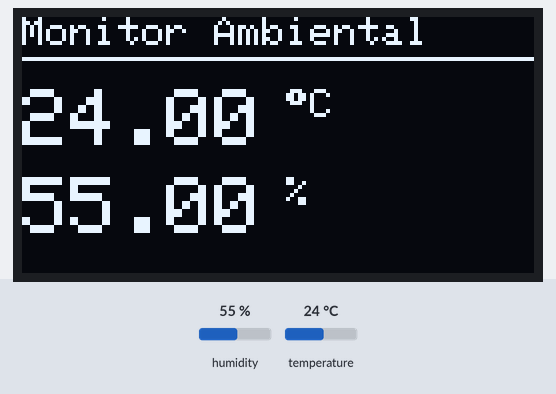
Simulated run of this program. Board: ESP32-S3. Parts: 128×64 one-colour display. Inputs (shaded band) come from the test bench; at power-on: humidity 55 %, temperature 24 °C. What the program prints to the serial monitor is not drawn.

Above: at 5.6 s.
5.7 s: humidity set to 22 %
At 11.5 s:
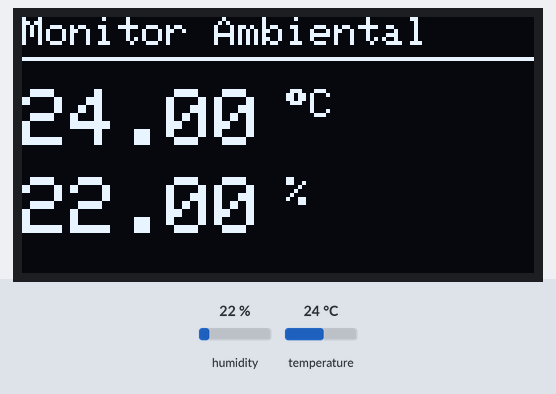
12.4 s: temperature set to 12 °C
At 16.5 s:
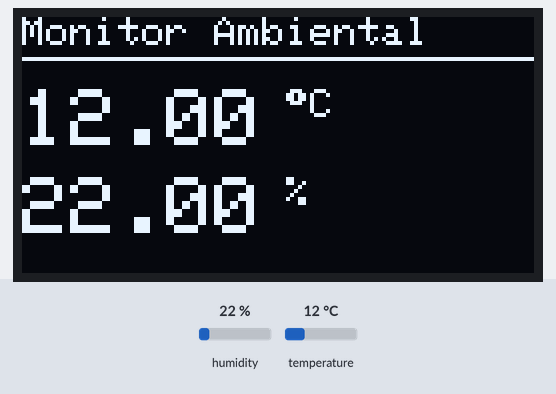
19.1 s: humidity set to 40 %
At 21.5 s:
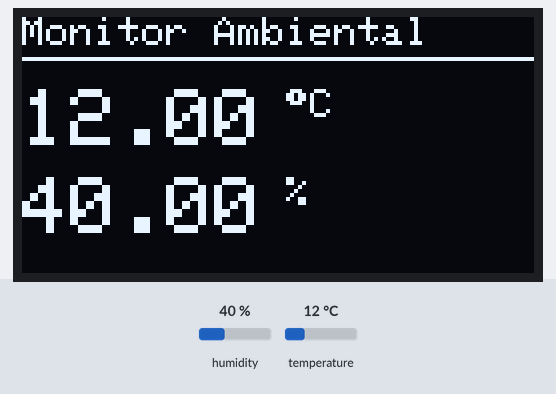
25.8 s: temperature set to 19 °C
At 31.5 s:
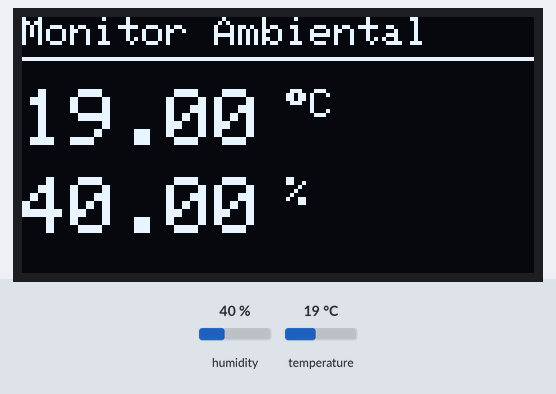
Timing chart, 0 to 33.0 s (numbered marks = the images above; inputs shaded):
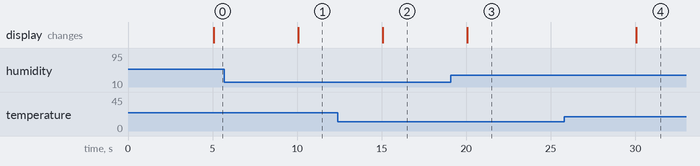

The program:

main.cpp
```cpp
#include <Wire.h>
#include "config.h"
#include "display.h"
#include "sensorManager.h"

// Instancias globales
Adafruit_SSD1306 oledDisplay(SCREEN_WIDTH, SCREEN_HEIGHT, &Wire, OLED_RESET);
Adafruit_SHT31 sht31Sensor = Adafruit_SHT31();

// Objetos de gestión
Display display(&oledDisplay);
SensorManager sensorMgr(&sht31Sensor);

// Variables de control
unsigned long lastUpdate = 0;

void setup() {
  // Inicializar comunicación serial
  Serial.begin(SERIAL_BAUD);
  while (!Serial && millis() < 3000);

  Serial.println(F("\n=== Monitor SHT31 con OLED ==="));

  // Inicializar I2C
  Wire.begin(SDA_PIN, SCL_PIN);
  Wire.setClock(I2C_CLOCK);

  // Inicializar pantalla
  if (!display.init()) {
    Serial.println(F("ERROR: No se encontró la pantalla OLED"));
    while (1) delay(100);
  }
  Serial.println(F("Pantalla OLED inicializada"));

  // Inicializar sensor
  if (!sensorMgr.init()) {
    Serial.println(F("ERROR: No se encontró el sensor SHT31"));
    display.showError("Sensor Error");
    while (1) delay(100);
  }
  Serial.println(F("Sensor SHT31 inicializado"));

  // Mostrar pantalla de bienvenida
  display.showWelcome();
  delay(2000);
}

void loop() {
  unsigned long currentMillis = millis();

  // Actualizar según intervalo definido
  if (currentMillis - lastUpdate >= UPDATE_INTERVAL) {
    lastUpdate = currentMillis;

    // Leer datos del sensor
    SensorData data = sensorMgr.readData();

    // Validar y mostrar datos
    if (data.valid) {
      display.showData(data.temperature, data.humidity, millis() / 1000);
      sensorMgr.printData(data);
    } else {
      Serial.println(F("ERROR: Lectura inválida del sensor"));
      display.showError("Lectura Error");
    }
  }
}
```

display.cpp
```cpp
#include "display.h"

Display::Display(Adafruit_SSD1306* displayObj) {
  oled = displayObj;
}

bool Display::init() {
  if (!oled->begin(SSD1306_SWITCHCAPVCC, OLED_ADDR)) {
    return false;
  }
  oled->clearDisplay();
  oled->setTextSize(1);
  oled->setTextColor(SSD1306_WHITE);
  return true;
}

void Display::showWelcome() {
  oled->clearDisplay();
  oled->setTextSize(2);
  oled->setCursor(20, 20);
  oled->println(F("ESP32-S3"));
  oled->setTextSize(1);
  oled->setCursor(15, 45);
  oled->println(F("Iniciando..."));
  oled->display();
}

void Display::showData(float temp, float hum, unsigned long uptime) {
  oled->clearDisplay();

  // Título
  oled->setTextSize(1);
  oled->setCursor(0, 0);
  oled->println(F("Monitor Ambiental"));
  oled->drawLine(0, 10, SCREEN_WIDTH, 10, SSD1306_WHITE);

  // Temperatura
  oled->setTextSize(2);
  oled->setCursor(0, 18);
  oled->print(temp, 2);
  oled->setTextSize(1);
  oled->print(" ");
  oled->print((char)247);
  oled->println("C");

  // Humedad
  oled->setTextSize(2);
  oled->setCursor(0, 40);
  oled->print(hum, 2);
  oled->setTextSize(1);
  oled->println(" %");

  oled->display();
}

void Display::showError(const char* errorMsg) {
  oled->clearDisplay();
  oled->setTextSize(1);
  oled->setCursor(0, 28);
  oled->println(errorMsg);
  oled->display();
}

void Display::clear() {
  oled->clearDisplay();
  oled->display();
}
```

display.h
```cpp
#ifndef DISPLAY_H
#define DISPLAY_H

#include <Adafruit_GFX.h>
#include <Adafruit_SSD1306.h>
#include "config.h"

class Display {
private:
  Adafruit_SSD1306* oled;

public:
  Display(Adafruit_SSD1306* displayObj);
  bool init();
  void showWelcome();
  void showData(float temp, float hum, unsigned long uptime);
  void showError(const char* errorMsg);
  void clear();
};

#endif
```

sensorManager.cpp
```cpp
#include "sensorManager.h"

SensorManager::SensorManager(Adafruit_SHT31* sensorObj) {
  sensor = sensorObj;
}

bool SensorManager::init() {
  return sensor->begin(SHT31_ADDR);
}

SensorData SensorManager::readData() {
  SensorData data;
  data.temperature = sensor->readTemperature();
  data.humidity = sensor->readHumidity();
  data.valid = !isnan(data.temperature) && !isnan(data.humidity);
  return data;
}

void SensorManager::printData(const SensorData& data) {
  if (!data.valid) {
    Serial.println(F("ERROR: Lectura inválida"));
    return;
  }

  Serial.print(F("Temperatura: "));
  Serial.print(data.temperature, 2);
  Serial.print(F(" °C | Humedad: "));
  Serial.print(data.humidity, 2);
  Serial.println(F(" %"));
}
```

sensorManager.h
```cpp
#ifndef SENSOR_MANAGER_H
#define SENSOR_MANAGER_H

#include <Adafruit_SHT31.h>
#include "config.h"

struct SensorData {
  float temperature;
  float humidity;
  bool valid;
};

class SensorManager {
private:
  Adafruit_SHT31* sensor;

public:
  SensorManager(Adafruit_SHT31* sensorObj);
  bool init();
  SensorData readData();
  void printData(const SensorData& data);
};

#endif
```

config.h
```cpp
#ifndef CONFIG_H
#define CONFIG_H

// Configuración de pines I2C
#define SDA_PIN 8
#define SCL_PIN 9

// Configuración de pantalla
#define SCREEN_WIDTH 128
#define SCREEN_HEIGHT 64
#define OLED_RESET -1
#define OLED_ADDR 0x3C

// Configuración del sensor
#define SHT31_ADDR 0x44
#define UPDATE_INTERVAL 5000  // ms

// Configuración serial
#define SERIAL_BAUD 115200
#define I2C_CLOCK 400000  // Hz

#endif
```

Measured:
- after the input at 5.7 s, the display: changes after 4.4 s (image 1)
- after the input at 12.4 s, the display: changes after 2.7 s (image 2)
- after the input at 19.1 s, the display: changes after 0.97 s (image 3)
- after the input at 25.8 s, the display: changes after 4.3 s (image 4)
